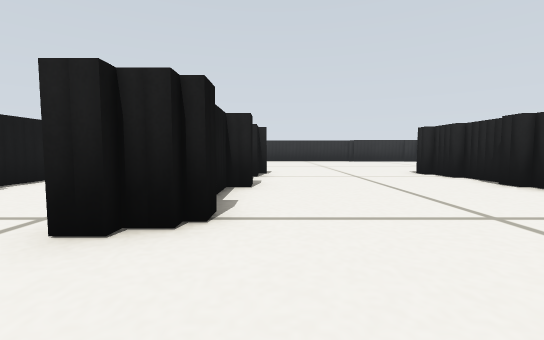
view 1 (above)

16 first-person views from a walk through a Gazebo world. The camera is 0.15 m above the floor, tilts 4° down and sees 90° across. The floor is counted in squares, 0.2 m on a side. Each view is taken from the middle of a square. On the plan, view 1 faces up. The plan holds only what a view shows up to about 10 squares ahead; the rest is blank.

view 2
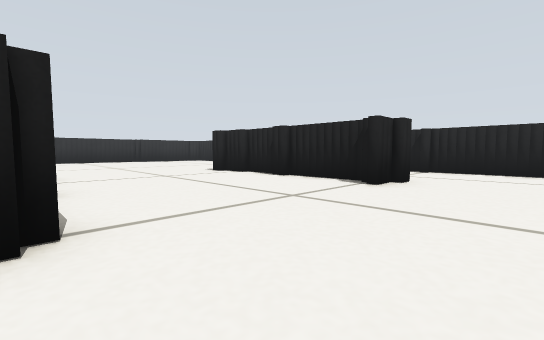

view 3
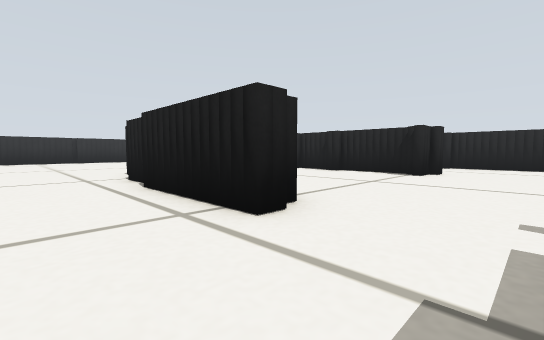

view 4
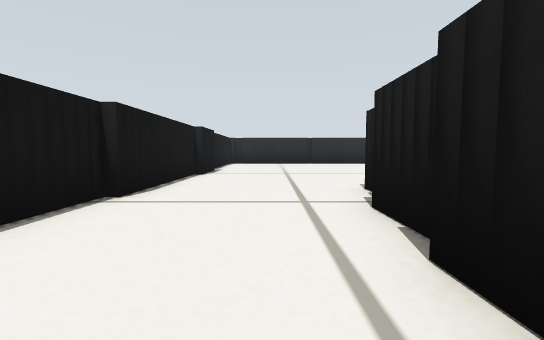

view 5
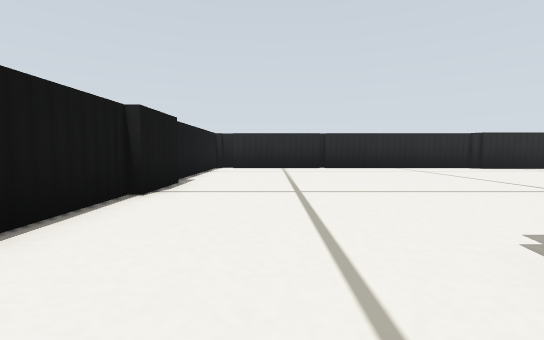

view 6
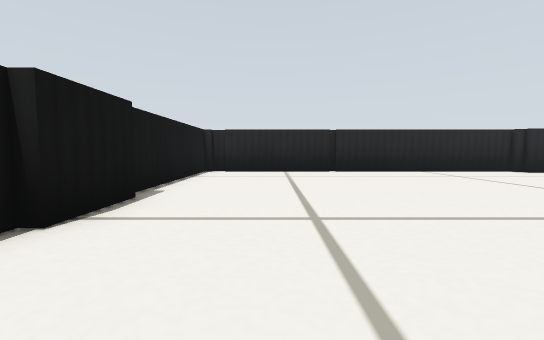

view 7
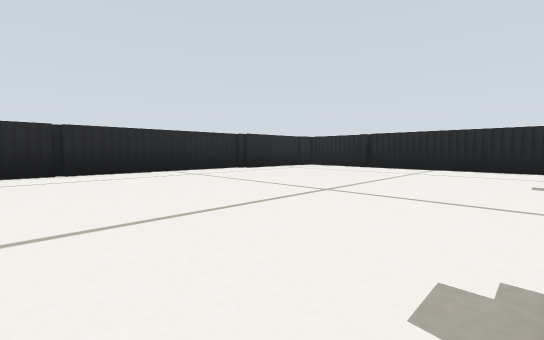

view 8
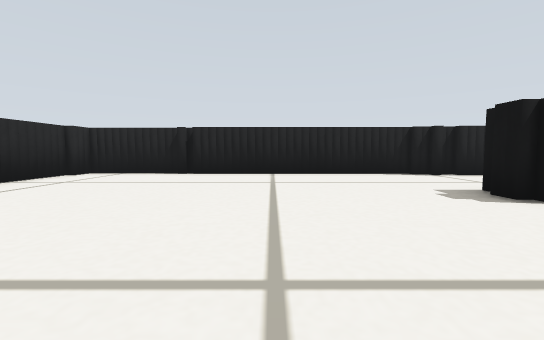

view 9
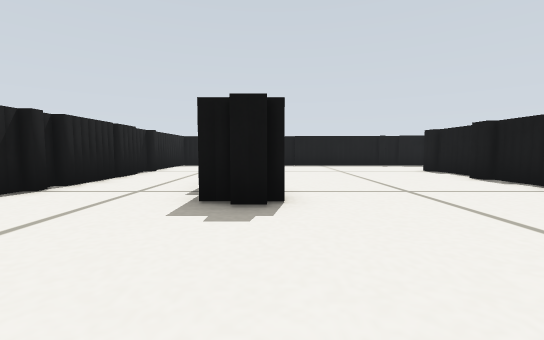

view 10
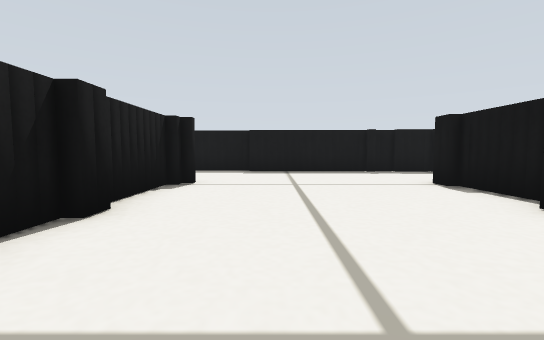

view 11
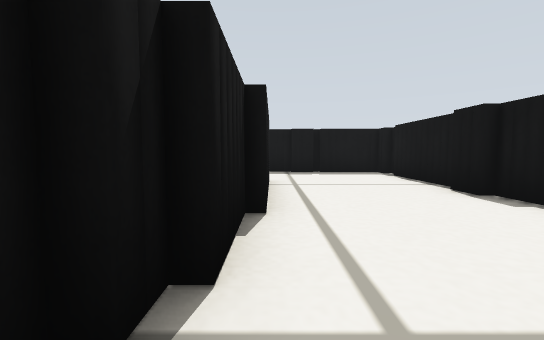

view 12
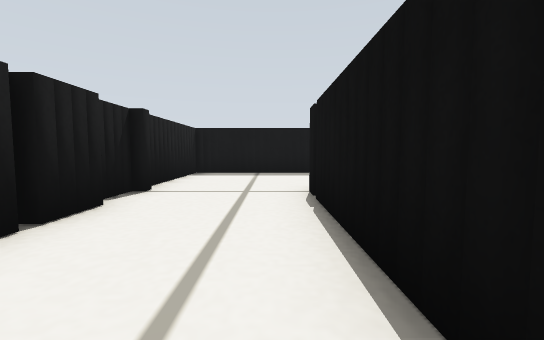

view 13
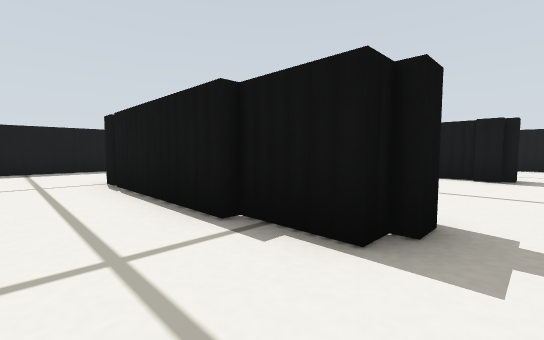

view 14
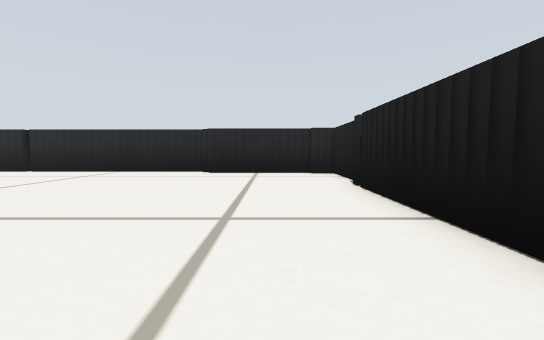

view 15
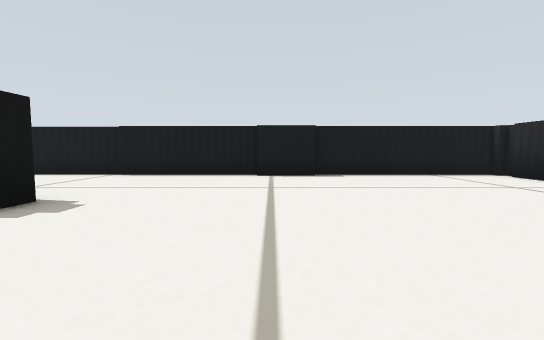

view 16
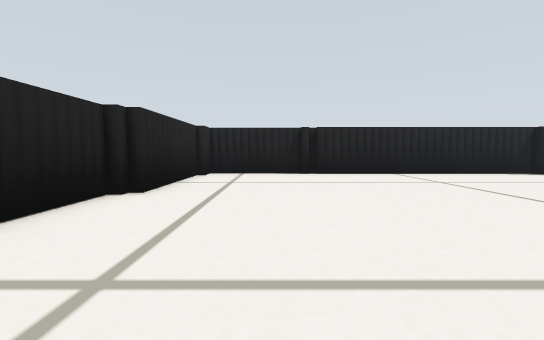

### Floor plan
Points are (right, up) in squares from view 1. A wall is a line through its corners. A room is listed if a view was taken in it or the views show most of it. See-through windows are left out.
Room 1 (views 1, 2, 3, 4, 5, 6, 7, 8, 9, 10, 11, 12, 13, 14, 15, 16)
walls: (-0.4, 8.9) (-0.4, 7.9); (4.8, 8.5) (4.8, 9.3) (5.6, 9.3); (5.5, 9.1) (6.1, 9.1) (6.1, 7.5); (-1.2, 8.1) (-1.2, 9.6) (-0.2, 9.6) (-0.2, 8.8); (-0.7, 7.4) (-0.7, 6); (5.1, 7.5) (5.1, 8.6); (-1.4, 7.5) (-1.4, 8.1); (-0.4, 6.1) (-0.4, 5.6); (6.3, 7.6) (6.3, 3.8); (5.3, 6) (5.3, 7.6); (-0.9, 5.6) (-0.9, 3.2); (5.1, 5.5) (5.1, 6.1); (-1.7, 5.8) (-1.7, 7.6); (-0.7, 3.4) (-0.7, 2.6) (-1.5, 2.6); (6.3, 3.6) (6.3, 3); (5.3, 3) (5.3, 5.6); (-5.4, 12.6) (-5.4, 8.2); (9.6, 8) (9.6, 8.6); (-5.7, 8.4) (-5.7, 4.5); (9.8, 8.5) (9.8, 15.6); (9.6, 7.2) (9.6, 7.8); (5.6, 2.6) (4.8, 2.6); (-1.4, 2.3) (-1.9, 2.3) (-1.9, 5.9); (-5.2, 14.4) (-5.2, 12.5); (9.3, 5.5) (9.3, 7.4); (6.1, 2.3) (5.5, 2.3); (-5.4, 4.6) (-5.4, 3.8); (9.3, 4.2) (9.3, 5.4); (-5.7, 3.5) (-5.7, 0.8); (10.1, 16) (10.1, 19) (9.2, 19); (-0.9, 19.8) (-4.8, 19.8); (5.6, 19.8) (-0.8, 19.8); (-0.5, -0.9) (3.9, -0.9); (-1.5, -0.9) (-0.8, -0.9); (5.2, -1.2) (9.6, -1.2) (9.6, 4); (-3.5, -0.4) (-2.6, -0.4); (9.4, 19.3) (5.8, 19.3); (-4.8, 20) (-5.4, 20) (-5.4, 14.2); (-3.8, -0.7) (-1.4, -0.7); (-5.7, 0.1) (-5.7, -0.4) (-3.6, -0.4)

Positions as (right, up) in squares from view 1, and headings:
1: (0, 0), facing up
2: (-1, 0), facing up-right
3: (-4, 0), facing up-right
4: (-3, 4), facing up
5: (-3, 8), facing up
6: (-3, 10), facing up
7: (-2, 10), facing up-right
8: (1, 13), facing right
9: (5, 13), facing down
10: (3, 9), facing down
11: (-2, 9), facing down
12: (7, 8), facing down
13: (8, 10), facing down-left
14: (8, 10), facing up
15: (3, 13), facing left
16: (1, 17), facing right
